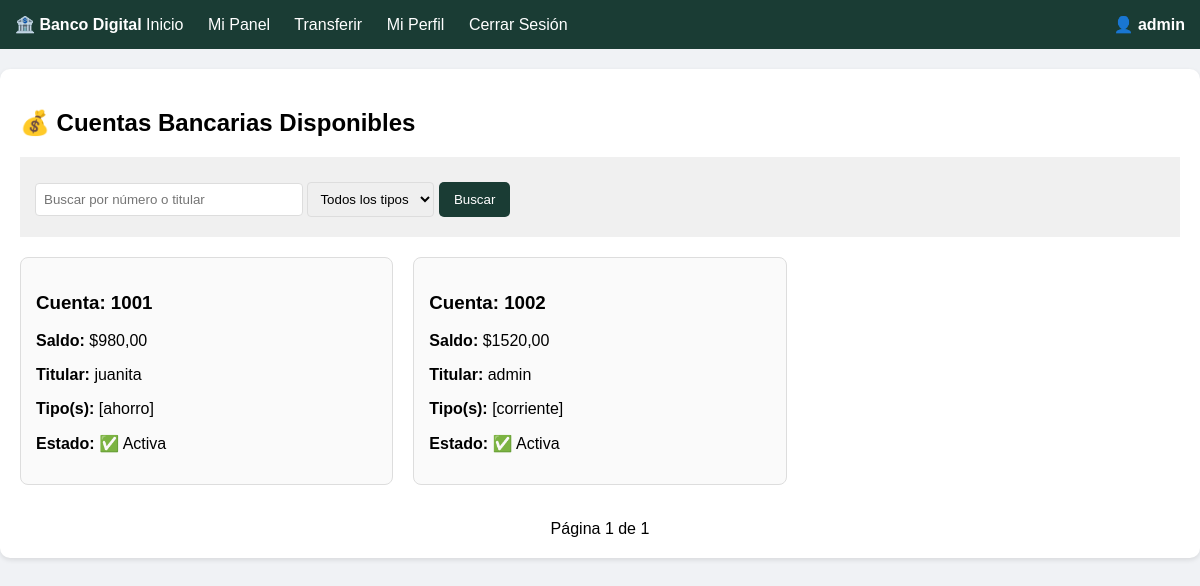
The app's page / (signed in) with its own data.
### core/models.py (models this page shows, shortened)
class Usuario(AbstractUser):
    id = models.UUIDField(primary_key=True, default=uuid.uuid4, editable=False)
    telefono = models.CharField(max_length=15, blank=True)
    direccion = models.TextField(blank=True)
    foto_perfil = models.ImageField(upload_to='fotos_perfil/', blank=True, null=True)

class Cuenta(models.Model):
    ESTADOS = [
        ('activa', 'Activa'),
        ('bloqueada', 'Bloqueada'),
        ('cerrada', 'Cerrada'),
    ]
    id = models.UUIDField(primary_key=True, default=uuid.uuid4, editable=False)
    numero_cuenta = models.CharField(max_length=20, unique=True)
    saldo = models.DecimalField(max_digits=12, decimal_places=2, default=0.00)
    estado = models.CharField(max_length=10, choices=ESTADOS, default='activa')
    propietario = models.ForeignKey(
        Usuario,
        on_delete=models.CASCADE,
        related_name='cuentas'
    )
    tipos_cuenta = models.ManyToManyField(
        TipoCuenta,
        related_name='cuentas'
    )
    fecha_creacion = models.DateTimeField(auto_now_add=True)

class TipoCuenta(models.Model):
    id = models.UUIDField(primary_key=True, default=uuid.uuid4, editable=False)
    nombre = models.CharField(max_length=100)
    descripcion = models.TextField(blank=True)
    tasa_interes = models.DecimalField(max_digits=5, decimal_places=2, default=0.00)
    cuota_mensual = models.DecimalField(max_digits=10, decimal_places=2, default=0.00)

### core/views.py (the view)
# urls.py: path('', views.inicio, name='inicio'),
def inicio(request):
    busqueda = request.GET.get('q')
    tipo_cuenta_id = request.GET.get('tipo_cuenta')
    cuentas = Cuenta.objects.select_related('propietario').prefetch_related('tipos_cuenta').all()
    if busqueda:
        cuentas = cuentas.filter(
            Q(numero_cuenta__icontains=busqueda) |
            Q(propietario__username__icontains=busqueda)
        )
    if tipo_cuenta_id:
        cuentas = cuentas.filter(tipos_cuenta__id=tipo_cuenta_id)
    paginador = Paginator(cuentas, 6)
    numero_pagina = request.GET.get('page')
    pagina_objetos = paginador.get_page(numero_pagina)
    tipos_cuenta = TipoCuenta.objects.all()
    return render(request, 'core/inicio.html', {
        'pagina_objetos': pagina_objetos,
        'tipos_cuenta': tipos_cuenta
    })

### core/templates/core/inicio.html (shortened to what this page needs)
{% extends 'core/base.html' %}
{% block content %}
<h2>💰 Cuentas Bancarias Disponibles</h2>
<form method="GET" style="margin-bottom: 20px; padding: 15px; background: #f0f0f0;">
    <input type="text" name="q" placeholder="Buscar por número o titular" style="width: 250px;">
    <select name="tipo_cuenta">
        <option value="">Todos los tipos</option>
    </select>
    <button type="submit">Buscar</button>
</form>
<div class="cuadricula">
    {% for cuenta in pagina_objetos %}
        <div class="tarjeta">
            <h3>Cuenta: {{ cuenta.numero_cuenta }}</h3>
            <p><strong>Saldo:</strong> ${{ cuenta.saldo }}</p>
            <p><strong>Titular:</strong> {{ cuenta.propietario.username }}</p>
            <p><strong>Tipo(s):</strong>
                {% for tipo in cuenta.tipos_cuenta.all %}
                    [{{ tipo.nombre }}]
                {% endfor %}
            </p>
            <p><strong>Estado:</strong>
                {% if cuenta.estado == 'activa' %}✅ Activa{% else %}❌ Bloqueada{% endif %}
            </p>
        </div>
    {% empty %}
        <p>No hay cuentas disponibles.</p>
    {% endfor %}
</div>
<div class="paginacion">
    <span>Página {{ pagina_objetos.number }} de {{ pagina_objetos.paginator.num_pages }}</span>
</div>
{% endblock %}

### core/templates/core/base.html (shortened to what this page needs)
<!DOCTYPE html>
<html lang="es">
<head>
</head>
<body>
    <nav>
        <div style="max-width: 1200px; margin: auto;">
            <strong>🏦 Banco Digital</strong>
            <a href="{% url 'inicio' %}">Inicio</a>
            {% if user.is_authenticated %}
                <a href="{% url 'panel' %}">Mi Panel</a>
                <a href="{% url 'transferencia' %}">Transferir</a>
                <a href="{% url 'editar_perfil' %}">Mi Perfil</a>
                <a href="{% url 'cerrar_sesion' %}">Cerrar Sesión</a>
                <span style="float: right;">
                    {% if user.foto_perfil %}
                        <img src="{{ user.foto_perfil.url }}" class="avatar-pequeno">
                    {% else %}
                        👤
                    {% endif %}
                    <strong>{{ user.username }}</strong>
                </span>
            {% else %}
                <a href="{% url 'iniciar_sesion' %}">Iniciar Sesión</a>
                <a href="{% url 'registro' %}">Registrarse</a>
            {% endif %}
        </div>
    </nav>
    <div class="contenedor">
        {% block content %}{% endblock %}
    </div>
</body>
</html>

### core/templates/core/base.html (style rules this page uses)
body { font-family: Arial, sans-serif; margin: 0; padding: 0; background-color: #f0f2f5; }
nav { background-color: #1a3c34; color: white; padding: 15px; margin-bottom: 20px; }
nav a { color: white; margin-right: 20px; text-decoration: none; }
.contenedor { max-width: 1200px; margin: auto; background: white; padding: 20px; border-radius: 10px; box-shadow: 0 2px 5px rgba(0,0,0,0.1); }
button, .boton { background-color: #1a3c34; color: white; padding: 10px 15px; border: none; cursor: pointer; text-decoration: none; display: inline-block; margin-top: 10px; border-radius: 5px; }
.tarjeta { border: 1px solid #ddd; padding: 15px; margin-bottom: 15px; border-radius: 8px; background: #fafafa; }
.cuadricula { display: grid; grid-template-columns: repeat(auto-fill, minmax(300px, 1fr)); gap: 20px; }
.paginacion { text-align: center; margin-top: 20px; }
input, select { padding: 8px; margin: 5px 0; border: 1px solid #ddd; border-radius: 4px; }

### records on screen
Usuario: username "admin"
Cuenta: numero_cuenta "1001", saldo "980,00", propietario.username "juanita", estado "✅ Activa"
TipoCuenta: nombre "ahorro"
Cuenta: numero_cuenta "1002", saldo "1520,00", propietario.username "admin", estado "✅ Activa"
TipoCuenta: nombre "corriente"

### other values on screen
{{ pagina_objetos.number }} "1"
{{ pagina_objetos.paginator.num_pages }} "1"
